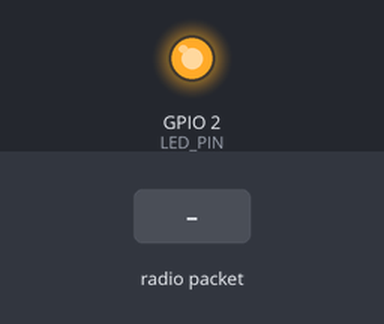
This program was run on a simulated ESP8266 (NodeMCU). Shown: output pins drawn as LEDs (lit = HIGH). The test bench sets the inputs (shaded band). WiFi joins after 1.5 s; servers stay silent unless stated; uploads are accepted with an empty reply; no radio packets arrive unless stated; what the program prints to the serial monitor is not drawn.

Above: at 3.9 s.
4.0 s: radio packet "{" arrives
At 4.3 s:
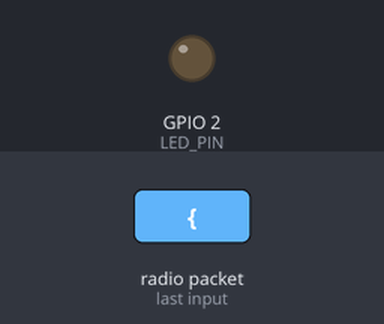
5.7 s: radio packet "1" arrives
At 7.2 s:
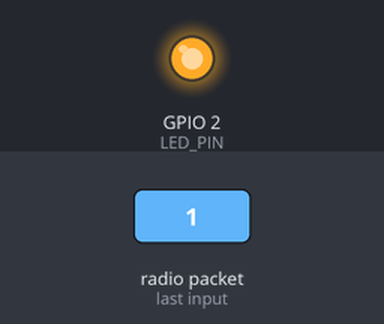
Timing chart, 0 to 8.7 s (numbered marks = the images above; inputs shaded):
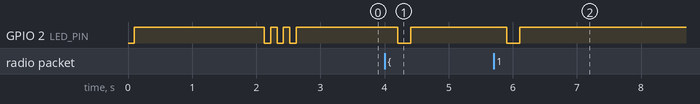

The program:

main.cpp
```cpp
#include <Arduino.h>
#include <ESP8266WiFi.h>
#include <ESP8266HTTPClient.h>
#include <WiFiClient.h>
#include <SPI.h>
#include <LoRa.h>
#include <ArduinoJson.h>

// LoRa pins for ESP8266
#define SS_PIN 15    // GPIO15 (D8) as Chip Select
#define RST_PIN 16   // GPIO16 (D0) as Reset
#define DIO0_PIN 5   // GPIO5 (D1) as Interrupt pin
#define LED_PIN 2    // GPIO2 (D4) built-in LED (inverted)

// WiFi credentials
const char* ssid = "your_wifi_ssid";
const char* password = "your_wifi_password";

// Supabase details
const char* supabaseUrl = "https://your-supabase-url.supabase.co/rest/v1/water_levels";
const char* supabaseKey = "your_supabase_api_key";

// Connection state
bool wifiConnected = false;
bool loraInitialized = false;
unsigned long lastWifiAttempt = 0;
const unsigned long wifiRetryInterval = 30000; // 30 seconds

void setup() {
  Serial.begin(115200);
  delay(100);
  Serial.println("\nESP8266 LoRa Receiver Starting");

  // Configure LED (inverted logic on ESP8266 built-in LED)
  pinMode(LED_PIN, OUTPUT);
  digitalWrite(LED_PIN, HIGH); // OFF

  // Initialize SPI for LoRa
  SPI.begin();

  // Initialize LoRa
  Serial.println("Initializing LoRa...");
  LoRa.setPins(SS_PIN, RST_PIN, DIO0_PIN);

  // Try to initialize LoRa
  int attempts = 0;
  while (!LoRa.begin(433E6) && attempts < 5) {
    Serial.println("LoRa initialization failed. Retrying...");
    attempts++;
    digitalWrite(LED_PIN, LOW); // ON
    delay(200);
    digitalWrite(LED_PIN, HIGH); // OFF
    delay(200);
  }

  if (attempts >= 5) {
    Serial.println("Failed to initialize LoRa! Check your wiring.");
    while (1) {
      digitalWrite(LED_PIN, LOW); // Error indicator
      delay(100);
      digitalWrite(LED_PIN, HIGH);
      delay(100);
    }
  }

  loraInitialized = true;
  Serial.println("LoRa initialized successfully");

  // Configure LoRa parameters
  LoRa.setSpreadingFactor(12);
  LoRa.setSignalBandwidth(125E3);
  LoRa.setCodingRate4(8);

  // Connect to WiFi
  connectToWifi();

  Serial.println("Ready to receive LoRa packets");
}

void connectToWifi() {
  Serial.print("Connecting to WiFi");
  WiFi.begin(ssid, password);

  // Wait up to 20 seconds for connection
  int timeout = 20;
  while (WiFi.status() != WL_CONNECTED && timeout > 0) {
    delay(1000);
    Serial.print(".");
    timeout--;
  }

  if (WiFi.status() == WL_CONNECTED) {
    wifiConnected = true;
    Serial.println("\nConnected to WiFi");
    Serial.print("IP address: ");
    Serial.println(WiFi.localIP());

    // Success indicator
    for (int i = 0; i < 3; i++) {
      digitalWrite(LED_PIN, LOW); // ON
      delay(100);
      digitalWrite(LED_PIN, HIGH); // OFF
      delay(100);
    }
  } else {
    wifiConnected = false;
    Serial.println("\nFailed to connect to WiFi. Will retry later.");
  }

  lastWifiAttempt = millis();
}

void sendToSupabase(String jsonData) {
  if (!wifiConnected) {
    Serial.println("WiFi not connected. Cannot send data to Supabase.");
    return;
  }

  Serial.println("Sending data to Supabase...");

  // Create a WiFiClient object to establish the connection
  WiFiClient client;
  HTTPClient http;

  // Begin the HTTP connection
  if (http.begin(client, supabaseUrl)) {
    // Add headers
    http.addHeader("Content-Type", "application/json");
    http.addHeader("apikey", supabaseKey);
    http.addHeader("Authorization", String("Bearer ") + supabaseKey);

    // Send the POST request
    int httpResponseCode = http.POST(jsonData);

    if (httpResponseCode > 0) {
      String response = http.getString();
      Serial.printf("HTTP Response code: %d\n", httpResponseCode);
      Serial.println("Response: " + response);

      // Data sent successfully
      digitalWrite(LED_PIN, LOW); // ON
      delay(200);
      digitalWrite(LED_PIN, HIGH); // OFF
    } else {
      Serial.print("HTTP Error: ");
      Serial.println(httpResponseCode);
    }

    http.end();
  } else {
    Serial.println("Unable to connect to server");
  }
}

void processLoRaData() {
  int packetSize = LoRa.parsePacket();
  if (packetSize) {
    // Received a packet
    digitalWrite(LED_PIN, LOW); // ON

    String message = "";
    while (LoRa.available()) {
      message += (char)LoRa.read();
    }

    digitalWrite(LED_PIN, HIGH); // OFF

    Serial.print("Received LoRa packet (RSSI: ");
    Serial.print(LoRa.packetRssi());
    Serial.print("): ");
    Serial.println(message);

    // Check if message is JSON format
    if (message.startsWith("{") && message.endsWith("}")) {
      sendToSupabase(message);
    } else {
      // Convert to JSON format
      String jsonData = "{\"water_level\":\"" + message + "\",\"received_at\":\"" + String(millis()) + "\"}";
      sendToSupabase(jsonData);
    }
  }
}

void loop() {
  // Check for LoRa data
  processLoRaData();

  // Check and manage WiFi connection
  if (!wifiConnected && (millis() - lastWifiAttempt > wifiRetryInterval)) {
    connectToWifi();
  }

  // If WiFi disconnects, try to reconnect
  if (wifiConnected && WiFi.status() != WL_CONNECTED) {
    Serial.println("WiFi connection lost!");
    wifiConnected = false;
    lastWifiAttempt = millis() - wifiRetryInterval + 5000; // Retry after 5 seconds
  }

  // Small delay to prevent watchdog issues
  delay(10);
}
```

Measured:
- after the input at 4.0 s, GPIO 2 (LED_PIN): HIGH → LOW after 0.21 s, → HIGH 0.20 s later
- after the input at 5.7 s, GPIO 2 (LED_PIN): HIGH → LOW after 0.21 s, → HIGH 0.20 s later
